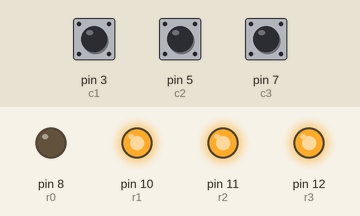
Simulated run of this program. Board: Raspberry Pi (header pin numbers). Shown: output pins drawn as LEDs (lit = HIGH). Inputs (shaded band) come from the test bench; at power-on: pin 3 (c1) HIGH, pin 5 (c2) HIGH, pin 7 (c3) HIGH.

Above: at 0.1 s.
Timing chart, 0 to 1.6 s (numbered marks = the images above):
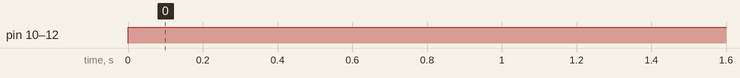

The program:

keypad123.py
```python
import RPi.GPIO as io
import time
from time import sleep
io.setwarnings(False)

io.setmode(io.BOARD)

password="1231"
count=0
c1=3
c2=5
c3=7
r0=8
r1=10
r2=11
r3=12
b=""

io.setup(c1,io.IN,io.PUD_UP)
io.setup(c2,io.IN,io.PUD_UP)
io.setup(c3,io.IN,io.PUD_UP)
io.setup(r0,io.OUT)
io.setup(r1,io.OUT)
io.setup(r2,io.OUT)
io.setup(r3,io.OUT)

#io.setup(c1,io.HIGH)

#io.setup(c2,io.HIGH)
#io.setup(c3,io.HIGH)


def readKey():
	io.output(r0,0)
	io.output(r1,1)
	io.output(r2,1)
        io.output(r3,1)
        if(io.input(c1)==0):
		sleep(0.5)
        	return'1'
        if(io.input(c2)==0):
                sleep(0.5)
                return'2'
        if(io.input(c3)==0):
                sleep(0.5)
                return'3'
        return'o'

def  nfun():
	key='o'
	while(key=='o'):
	        key=readKey()

	return key

while(count<4):

	a=nfun()
	b=b+a
	count+=1

print b

if(b==password):
	print("password unlocked")

else :
	print("wrong password")
```

Measured:
- by itself, pin 10 (r1), pin 11 (r2), pin 12 (r3): LOW → HIGH at 0.00 s
